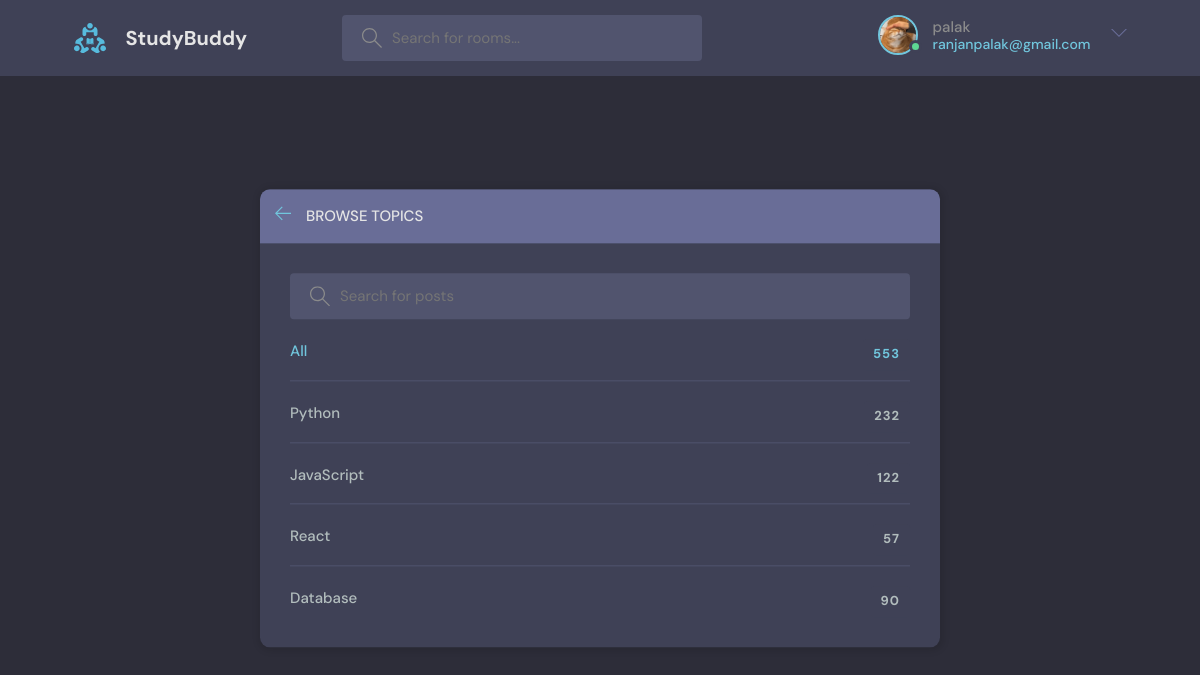
Screenshot of /topicpage/ (signed in) with the database file from the repository.
### base/models.py (models this page shows)
class User(AbstractUser):
    name=models.CharField(max_length=200,null=True)
    bio=models.TextField(null=True)
    email=models.CharField(unique=True)
    avatar=models.ImageField(null=True,default='avatar.svg')
    USERNAME_FIELD='email'
    REQUIRED_FIELDS=[]

### base/views.py (the view)
# urls.py: path('topicpage/',views.topicpage,name='topicPage'),
def topicpage(request):
    topics=topic.objects.all()
    return render(request,'topics.html',{'topics':topics})

### template/topics.html (shortened to what this page needs)
{% extends 'main.html' %}
{% block content %}
    <main class="create-room layout">
      <div class="container">
        <div class="layout__box">
          <div class="layout__boxHeader">
            <div class="layout__boxTitle">
              <a href="{{request.META.HTTP_REFERER}}">
                <svg version="1.1" xmlns="http://www.w3.org/2000/svg" width="32" height="32" viewBox="0 0 32 32">
                  <title>arrow-left</title>
                  <path
                    d="M13.723 2.286l-13.723 13.714 13.719 13.714 1.616-1.611-10.96-10.96h27.625v-2.286h-27.625l10.965-10.965-1.616-1.607z"
                  ></path>
                </svg>
              </a>
              <h3>Browse Topics</h3>
            </div>
          </div>
          <div class="topics-page layout__body">
            <form class="header__search">
              <label>
                <input placeholder="Search for posts" />
              </label>
            </form>
            <ul class="topics__list">
              <li>
                <a href="/" class="active">All <span>553</span></a>
              </li>
              <li>
                <a href="/">Python <span>232</span></a>
              </li>
              <li>
                <a href="/">JavaScript <span>122</span></a>
              </li>
              <li>
                <a href="/">React <span>57</span></a>
              </li>
              <li>
                <a href="/">Database <span>90</span></a>
              </li>
            </ul>
          </div>
        </div>
      </div>
    </main>
{% endblock %}

### template/navbar.html (shortened to what this page needs)
{% load static %}
<header class="header header--loggedIn">
      <div class="container">
        <a href="{% url 'home' %}" class="header__logo">
          <img src="{% static 'images/logo.svg' %}" />
          <h1>StudyBuddy</h1>
        </a>
        <form class="header__search" method="get" action="{% url 'home' %}">
          <label>
            <input name="q" placeholder="Search for rooms..." />
          </label>
        </form>
        <nav class="header__menu">
          {% if request.user.is_authenticated %}
          <div class="header__user">
            <a href="{% url 'userProfile' request.user.id %}">
              <div class="avatar avatar--medium active">
                <img src="{{request.user.avatar.url}}" />
              </div>
              <p>{{request.user.name}} <span>{{request.user}}</span></p>
            </a>
            <button class="dropdown-button">
              <svg version="1.1" xmlns="http://www.w3.org/2000/svg" width="32" height="32" viewBox="0 0 32 32">
                <title>chevron-down</title>
                <path d="M16 21l-13-13h-3l16 16 16-16h-3l-13 13z"></path>
              </svg>
            </button>
          </div>
          {% else %}
          <a href="{% url 'login' %}">
            <img src="{% static 'images/avatar.svg' %}" />
            <p>Login</p>
          </a>
            {% endif %}
        </nav>
      </div>
    </header>

### static/style/style.css (style rules this page uses)
:root { --color-main: #71c6dd; --color-main-light: #e1f6fb; --color-dark: #3f4156; --color-dark-medium: #51546e; --color-dark-light: #696d97; --color-light: #e5e5e5; --color-gray: #8b8b8b; --color-light-gray: #b2bdbd; --color-bg: #2d2d39; --color-success: #5dd693; --color-error: #fc4b0b; }
* { font-family: "DM Sans", -apple-system, BlinkMacSystemFont, "Segoe UI", Roboto, Oxygen, Ubuntu, Cantarell, "Open Sans", "Helvetica Neue", sans-serif; margin: 0; padding: 0; box-sizing: border-box; text-rendering: optimizeLegibility; font-size: inherit; }
html { font-size: 56.25%; }
@media only screen and (min-width: 1200px) { html { font-size: 62.5%; } }
body { line-height: 1.6; font-weight: 400; font-size: 1.5rem; color: var(--color-light-gray); background-color: var(--color-bg); min-height: 100vh; }
img { width: 100%; }
a { display: inline-block; color: var(--color-main); text-decoration: none; }
.container { max-width: 120rem; width: 90%; margin: auto; }
.avatar { position: relative; display: inline-block; border-radius: 50%; border: 2px solid var(--color-main); }
.avatar img { display: block; border-radius: 50%; object-fit: cover; object-position: center; }
.avatar::after { content: ""; display: block; position: absolute; background-color: var(--color-gray); z-index: 111; border-radius: 50%; border: 0.3rem solid var(--color-dark); }
.avatar.active::after { background-color: var(--color-success); }
.avatar.avatar--medium img { width: 3.6rem; height: 3.6rem; border-radius: 50%; }
.avatar.avatar--medium:after { width: 0.7rem; height: 0.7rem; bottom: 0px; right: -6px; }
.header { padding: 1.5rem; background-color: var(--color-dark); }
.header > .container { display: flex; gap: 9.5rem; }
.header__logo, .header__user { display: flex; gap: 2rem; align-items: center; }
.header__logo > img { height: 3.2rem; width: 3.2rem; }
.header__logo > h1 { font-weight: 700; font-size: 2rem; color: var(--color-light); }
.header__search > label { background-color: var(--color-dark-medium); padding: 1.3rem 1rem; display: flex; align-items: center; gap: 1rem; border-radius: 4px; }
.header__search svg { fill: var(--color-gray); width: 2rem; height: 2rem; margin-left: 1rem; }
.header__search input { width: 30rem; background: transparent; border: none; outline: none; color: var(--color-light); }
.header__menu { margin-left: auto; position: relative; }
.header__menu a { display: flex; gap: 1.5rem; align-items: center; font-weight: 500; text-decoration: none; color: var(--color-gray); }
.header__menu img { height: 3.6rem; }
.header__menu p { line-height: 1.2; }
.header__menu span { color: var(--color-main); font-weight: 500; font-size: 1.4rem; display: block; }
.header__menu svg { width: 1.6rem; height: 1.6rem; fill: var(--color-dark-light); }
.dropdown-button { background: transparent; border: 0; outline: 0; cursor: pointer; }
.layout { margin-top: 2.4rem; }
.layout > .container { display: flex; justify-content: space-between; align-items: flex-start; }
.layout__box { width: 90%; max-width: 48rem; min-height: 40rem; position: absolute; top: 50%; left: 50%; transform: translate(-50%, -46%); background-color: var(--color-dark); border-radius: 1rem; box-shadow: 1px 1px 6px 3px rgba(0, 0, 0, 0.1); overflow: hidden; }
.layout__boxHeader { display: flex; padding: 1.5rem; background-color: var(--color-dark-light); }
.layout__boxTitle { display: flex; gap: 1.5rem; align-items: center; }
.layout__boxTitle h3 { text-transform: uppercase; font-weight: 500; color: var(--color-light); }
.layout__boxTitle svg { width: 1.6rem; height: 1.6rem; fill: var(--color-main); }
.layout__body { margin: 3rem; }
.topics__list { list-style: none; }
.topics__list li a { display: flex; justify-content: space-between; margin-bottom: 3rem; font-weight: 500; color: var(--color-light-gray); transition: all 0.3s ease-in-out; }
.topics__list li a.active, .topics__list li a:hover { color: var(--color-main); }
.topics__list li a span { padding: 0.5rem 1rem; background-color: var(--color-dark); border-radius: 3px; font-size: 1.3rem; font-weight: 700; letter-spacing: 1px; }
.topics-page .topics__list li:not(:last-child) a { margin: 2rem 0; padding-bottom: 1rem; text-decoration: none; border-bottom: 1px solid var(--color-dark-medium); }
.topics-page .header__search { display: block; }
.create-room.layout .layout__box { max-width: 68rem; }

### rows the page displays
User: user.avatar (picture), user.name "palak", user "ranjanpalak@gmail.com"
